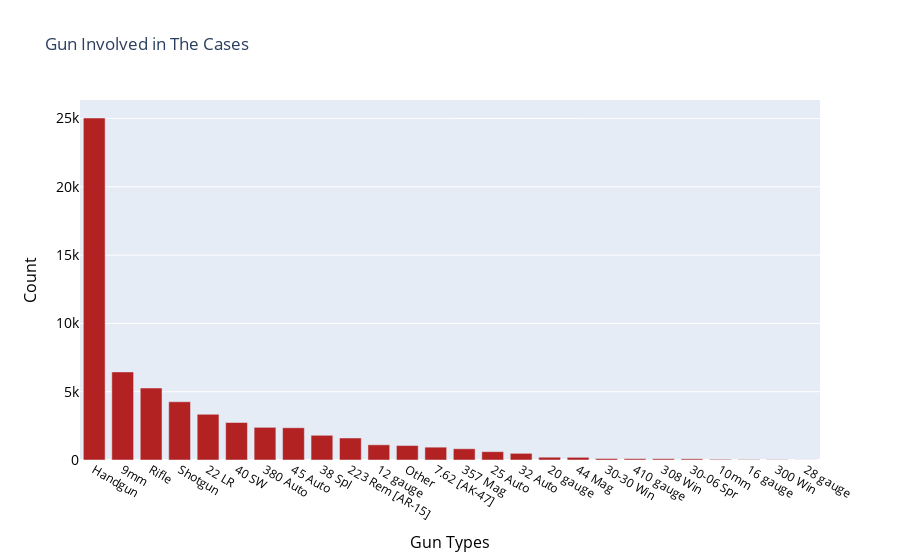

Notebook cell for this chart:
### Markdown cell above
## Gun Involved in The Cases

### Code cell
trace1 = go.Bar(x=gunList, y=gunCount, marker=dict( color="firebrick"))

data = [trace1]
layout = go.Layout(title="Gun Involved in The Cases",
    xaxis=dict(title="Gun Types", titlefont=dict( size=16, color="black"), tickfont=dict( size=12, color="black",)),
    yaxis=dict(title="Count", titlefont=dict( size=16, color="black"), tickfont=dict( size=14, color="black")),
    bargap=0.15, bargroupgap=0.1,)

fig = go.Figure(data=data, layout=layout)
iplot(fig)

### Figure 1 — Plotly figure (JSON) as saved in the notebook; plotly's stock layout.template omitted (floating-point values rounded to 4 significant figures)
{"data": [{"marker": {"color": "firebrick"}, "type": "bar", "x": ["Handgun", "9mm", "Rifle", "Shotgun", "22 LR", "40 SW", "380 Auto", "45 Auto", "38 Spl", "223 Rem [AR-15]", "12 gauge", "Other", "7.62 [AK-47]", "357 Mag", "25 Auto", "32 Auto", "20 gauge", "44 Mag", "30-30 Win", "410 gauge", "308 Win", "30-06 Spr", "10mm", "16 gauge", "300 Win", "28 gauge"], "y": [25038, 6448, 5268, 4263, 3346, 2745, 2392, 2360, 1809, 1613, 1112, 1060, 939, 822, 610, 488, 205, 197, 110, 97, 92, 84, 50, 32, 23, 6]}], "layout": {"bargap": 0.15, "bargroupgap": 0.1, "title": {"text": "Gun Involved in The Cases"}, "xaxis": {"tickfont": {"color": "black", "size": 12}, "title": {"font": {"color": "black", "size": 16}, "text": "Gun Types"}}, "yaxis": {"tickfont": {"color": "black", "size": 14}, "title": {"font": {"color": "black", "size": 16}, "text": "Count"}}}}
